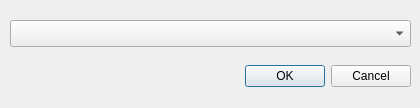
<ui version="4.0" >
 <class>ConnectDialog</class>
 <widget class="QDialog" name="ConnectDialog" >
  <property name="geometry" >
   <rect>
    <x>0</x>
    <y>0</y>
    <width>420</width>
    <height>108</height>
   </rect>
  </property>
  <property name="windowTitle" >
   <string>Dialog</string>
  </property>
  <widget class="QDialogButtonBox" name="m_buttonBox" >
   <property name="geometry" >
    <rect>
     <x>10</x>
     <y>60</y>
     <width>401</width>
     <height>32</height>
    </rect>
   </property>
   <property name="orientation" >
    <enum>Qt::Horizontal</enum>
   </property>
   <property name="standardButtons" >
    <set>QDialogButtonBox::Cancel|QDialogButtonBox::Ok</set>
   </property>
  </widget>
  <widget class="QComboBox" name="m_deviceCombo" >
   <property name="geometry" >
    <rect>
     <x>10</x>
     <y>20</y>
     <width>401</width>
     <height>27</height>
    </rect>
   </property>
  </widget>
 </widget>
 <resources/>
 <connections>
  <connection>
   <sender>m_buttonBox</sender>
   <signal>accepted()</signal>
   <receiver>ConnectDialog</receiver>
   <slot>accept()</slot>
   <hints>
    <hint type="sourcelabel" >
     <x>210</x>
     <y>75</y>
    </hint>
    <hint type="destinationlabel" >
     <x>209</x>
     <y>53</y>
    </hint>
   </hints>
  </connection>
  <connection>
   <sender>m_buttonBox</sender>
   <signal>rejected()</signal>
   <receiver>ConnectDialog</receiver>
   <slot>reject()</slot>
   <hints>
    <hint type="sourcelabel" >
     <x>210</x>
     <y>75</y>
    </hint>
    <hint type="destinationlabel" >
     <x>209</x>
     <y>53</y>
    </hint>
   </hints>
  </connection>
 </connections>
</ui>
